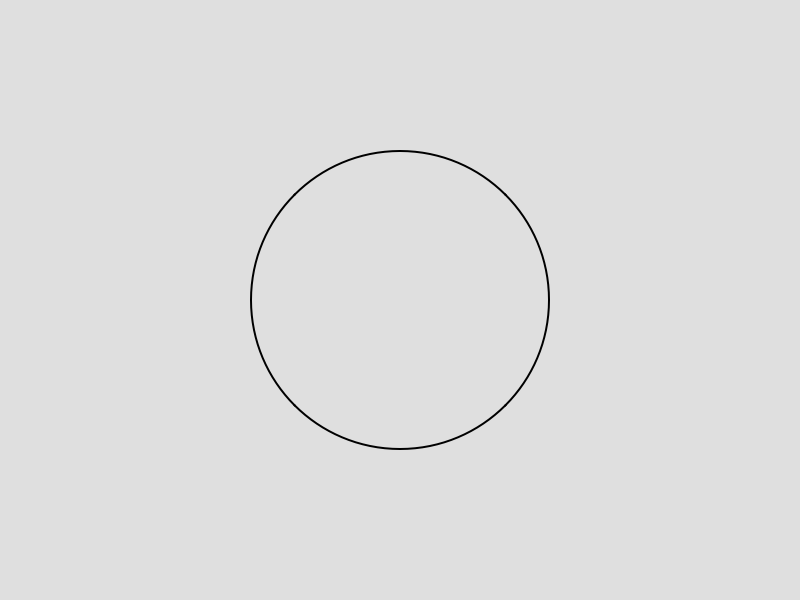
<?xml version="1.0" encoding="UTF-8"?>
<ui version="4.0">
 <class>Widget_PFP</class>
 <widget class="QWidget" name="Widget_PFP">
  <property name="geometry">
   <rect>
    <x>0</x>
    <y>0</y>
    <width>800</width>
    <height>600</height>
   </rect>
  </property>
  <property name="windowTitle">
   <string>Form</string>
  </property>
  <widget class="QLabel" name="lbl_pfp">
   <property name="geometry">
    <rect>
     <x>250</x>
     <y>150</y>
     <width>300</width>
     <height>300</height>
    </rect>
   </property>
   <property name="styleSheet">
    <string notr="true">border-radius: 150px;</string>
   </property>
   <property name="text">
    <string/>
   </property>
   <property name="scaledContents">
    <bool>true</bool>
   </property>
  </widget>
  <widget class="QLabel" name="lbl_border">
   <property name="geometry">
    <rect>
     <x>250</x>
     <y>150</y>
     <width>300</width>
     <height>300</height>
    </rect>
   </property>
   <property name="styleSheet">
    <string notr="true">border: 2px solid black;
border-radius: 150px;</string>
   </property>
   <property name="text">
    <string/>
   </property>
  </widget>
  <widget class="QLabel" name="BACKGROUND">
   <property name="geometry">
    <rect>
     <x>0</x>
     <y>0</y>
     <width>800</width>
     <height>600</height>
    </rect>
   </property>
   <property name="styleSheet">
    <string notr="true">background-color: rgba(200, 200, 200, 100);</string>
   </property>
   <property name="text">
    <string/>
   </property>
  </widget>
  <zorder>BACKGROUND</zorder>
  <zorder>lbl_pfp</zorder>
  <zorder>lbl_border</zorder>
 </widget>
 <resources/>
 <connections/>
</ui>
